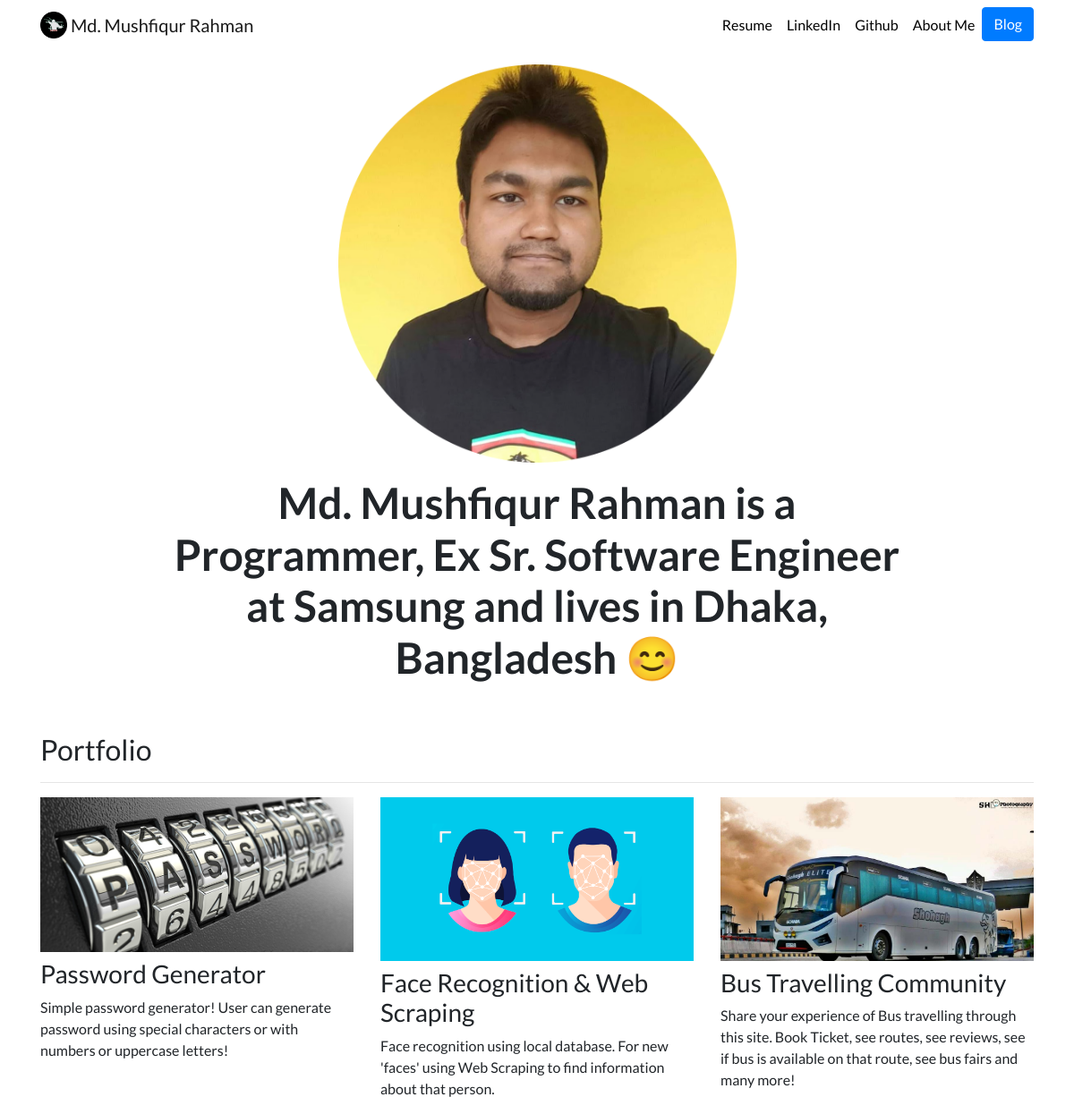
The page / on the database its author committed.
### portfolio/models.py (models this page shows, shortened)
class Project(models.Model):
    title = models.CharField(max_length=100)
    description = models.CharField(max_length=250)
    image = models.ImageField(upload_to='portfolio/images/')
    url = models.URLField(blank=True)

### portfolio/views.py (the view)
# urls.py: 2. Add a URL to urlpatterns:  path('', views.home, name='home')
def home(request):
    projects = Project.objects.order_by('-id')
    return render(request, 'portfolio/home.html', {'projects': projects})

### portfolio/templates/portfolio/home.html
{% extends "portfolio/base.html" %}
{% load static %}
{% block content %}
<div class="row justify-content-center my-3">
  <div class="col-5">
    <img src="{% static 'portfolio/myself.png' %}" class="img-fluid">
  </div>
</div>
<div class="row justify-content-center mb-3">
  <div class="col-md-9 text-center">
    <h1 id="hometext" class="font-weight-bold">Md. Mushfiqur Rahman is a Programmer, Ex Sr. Software Engineer at Samsung and lives in Dhaka, Bangladesh 😊</h1>
  </div>
</div>
<h2 class="mt-5">Portfolio</h2>
<hr>
<div class="row">
  {% for project in projects %}
  <div class="col-lg-4 col-md-6">
    {% if project.url %}
    <a href="{{ project.url }}" target="_blank">
      <img src="{{ project.image.url }}" class="img-fluid mb-2">
    </a>
    {% else %}
    <img src="{{ project.image.url }}" class="img-fluid mb-2">
    {% endif %}
    <h3>{{ project.title }}</h3>
    <p>{{ project.description }}</p>
  </div>
  {% endfor %}
</div>
{% endblock %}

### portfolio/static/portfolio/custom.css (style rules this page uses)
body { font-family: 'Lato', sans-serif; }
@media (min-width: 992px) { #hometext { font-size: 3rem; } }

### rows shown on the page
Project: image (picture), title "Password Generator", description "Simple password generator! User can generate password using special characters or with numbers or uppercase letters!"
Project: image (picture), title "Face Recognition & Web Scraping", description "Face recognition using local database. For new 'faces' using Web Scraping to find information about that person."
Project: image (picture), title "Bus Travelling Community", description "Share your experience of Bus travelling through this site. Book Ticket, see routes, see reviews, see if bus is available on that route, see bus fairs and many more!"
